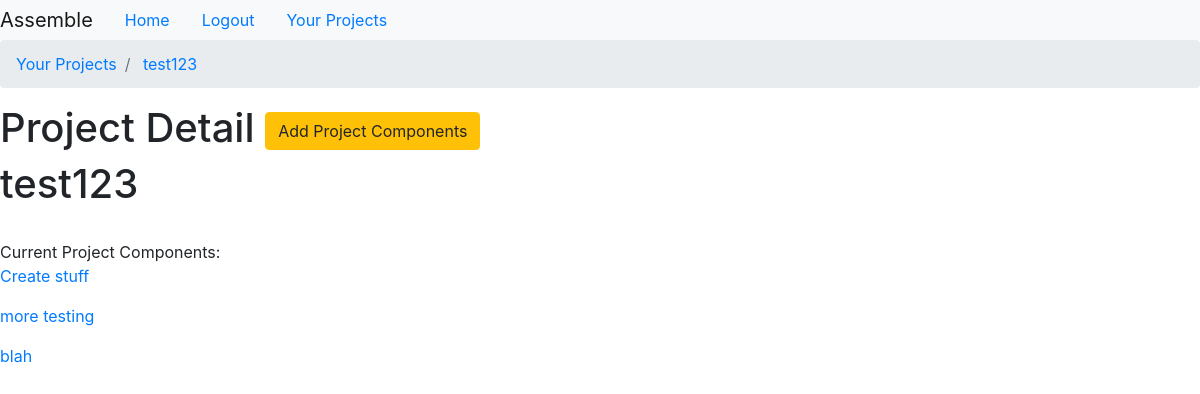
The app's page /home/project-detail/test123/ (signed in) with its own data.
### assemble/models.py (models this page shows, shortened)
class Project(models.Model):
    name = models.CharField(max_length=60)
    description = models.TextField(max_length=400)
    user = models.ManyToManyField(User)
    slug = models.SlugField(max_length=100,unique=True,blank=True,null=True)
    completed = models.BooleanField(default=False)
    def __str__(self):
        return self.name

class ProjectComponent(models.Model):
    name = models.CharField(max_length=100)
    description = models.TextField(max_length=300)
    completed = models.BooleanField(default=False)
    slug = models.SlugField(max_length=100,unique=True,blank=True,null=True)
    project = models.ForeignKey(Project,on_delete=models.CASCADE)

### assemble/views.py (the view)
# urls.py: path('project-detail/<project_slug>/',project_detail_view,name="project-detail"),
@login_required
def project_detail_view(request,project_slug):
    project = Project.objects.filter(user=request.user).get(slug=project_slug)
    project_components = ProjectComponent.objects.filter(project__name=project)
    context = {
        'project':project,
        'project_components':project_components
    }
    return render(request,'assemble/project_detail.html',context)

### templates/assemble/project_detail.html
{% extends 'assemble/base.html' %}
{% block breadcrumb %}
    <li class="breadcrumb-item">
        <a href="{% url 'project-list' %}">
            Your Projects
        </a>
    </li>
    <li class="breadcrumb-item">
        <a href="{% url 'project-detail' project.slug %}"> {{ project.name }} </a>
    </li>
{% endblock breadcrumb %}
{% block content %}
<h1>Project Detail <a class="btn btn-warning" href="{% url 'project-component-create' project.slug %}">Add Project Components</a></h1>
<h1>{{ project.name }}</h1>
<br>
Current Project Components:
{% for component in project_components %}
    <p><a href="{% url 'project-component-detail' component.slug %}">{{component.name}}</a></p>
{% endfor %}
{% endblock content %}

### records on screen
Project: name "test123"
ProjectComponent: name "Create stuff"
ProjectComponent: name "more testing"
ProjectComponent: name "blah"
